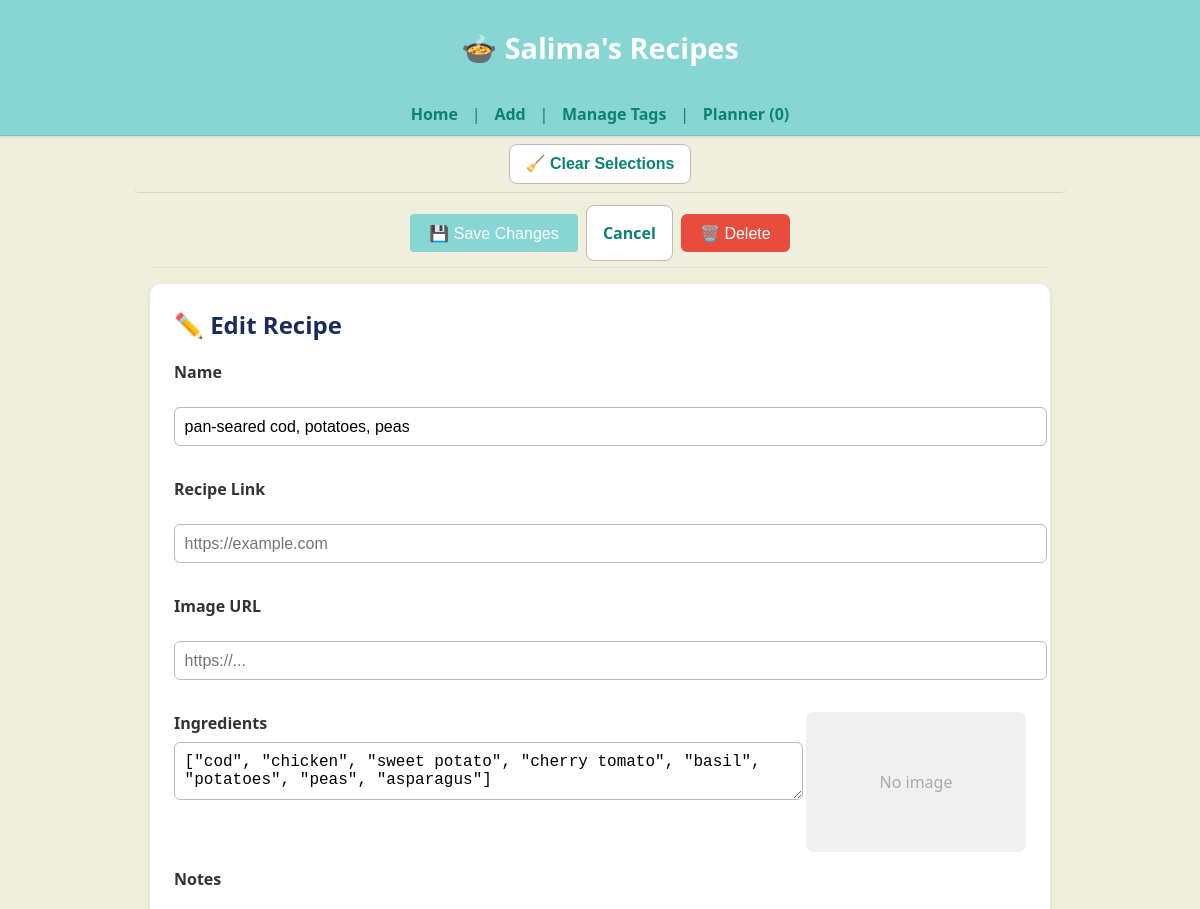
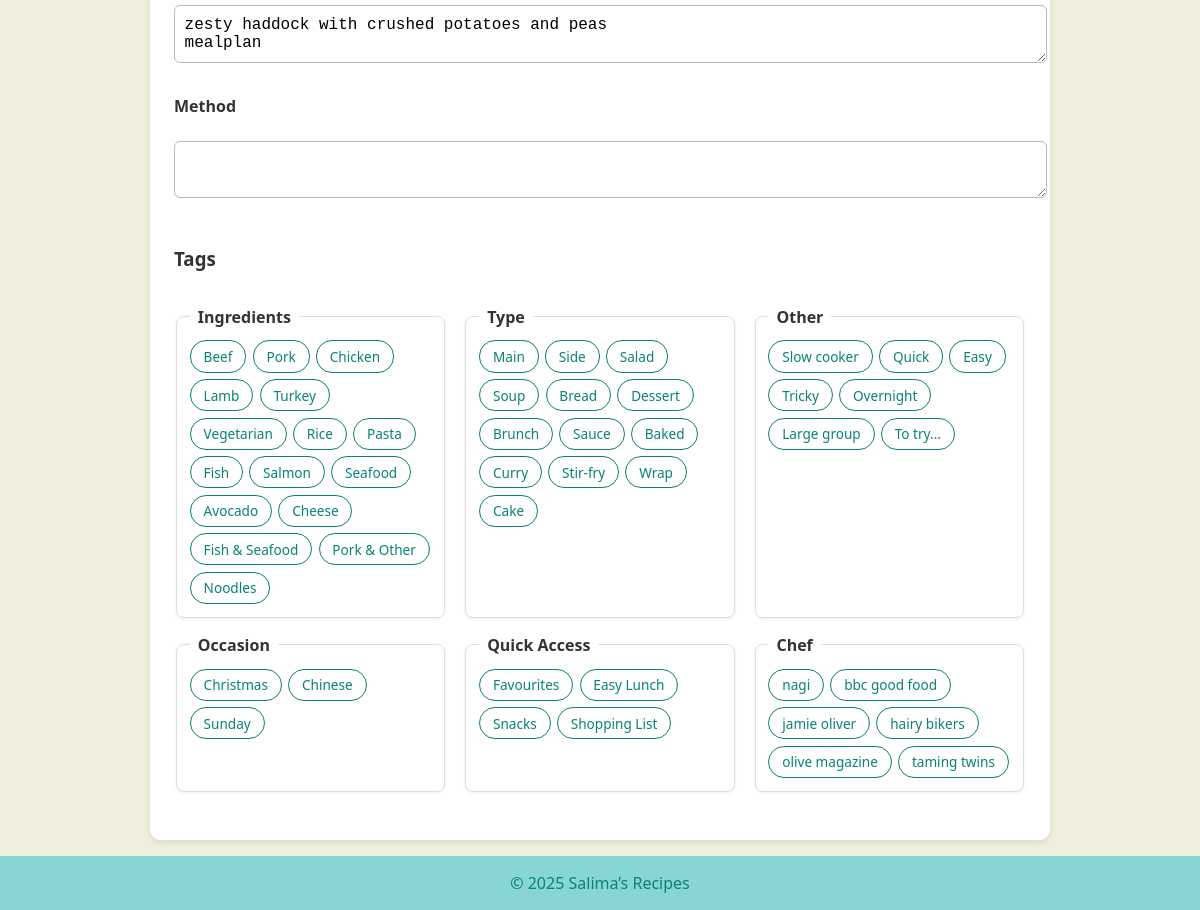
Screenshot of /edit/1 with the database file from the repository (2 pictures, top to bottom).
### tables this page shows
CREATE TABLE recipes (
    id INTEGER PRIMARY KEY,
    name TEXT,
    ingredients JSON,
    method TEXT,
    tags JSON,
    category TEXT,
    source TEXT,
    linked_recipe TEXT,
    image_url TEXT,
    notes TEXT,
    created_at DATETIME DEFAULT CURRENT_TIMESTAMP,
    updated_at DATETIME DEFAULT CURRENT_TIMESTAMP
);

### app.py (the view, shortened to what this page needs)
@app.route("/edit/<int:recipe_id>", methods=["GET", "POST"])
def edit_recipe(recipe_id):
    row = get_recipe(recipe_id)
    if not row:
        abort(404)
    (
        rid, name, ingredients, method, tags,
        category, source, linked_recipe, image_url,
        notes, created_at, updated_at
    ) = row
    tags_dict = load_tags_json()  # load all groups from tags.json dynamically
    return render_template(
    "edit.html",
    id=rid,
    name=name,
    ingredients=ingredients or "",
    method=method or "",
    image_url=image_url or "",
    tags=tags or "",
    linked_recipe=linked_recipe or "",
    notes=notes or "",
    tags_dict=tags_dict
)

### app.py (called while the page is built)
def load_tags_json():
    if TAGS_PATH.exists():
        with TAGS_PATH.open("r", encoding="utf-8") as f:
            return json.load(f)
    return {}

@app.teardown_appcontext
def close_connection(exception):
    db = getattr(g, "_database", None)
    if db is not None:
        db.close()

def get_conn():
    return sqlite3.connect(DB_PATH)

def get_recipe(recipe_id: int):
    with get_conn() as conn:
        c = conn.cursor()
        c.execute("""
            SELECT id, name, ingredients, method, tags,
                   category, source, linked_recipe, image_url, notes,
                   created_at, updated_at
            FROM recipes
            WHERE id = ?
        """, (recipe_id,))
        row = c.fetchone()
        return row

### templates/edit.html (shortened to what this page needs)
{% extends "base.html" %}
{% block content %}
<main class="homepage">
  <div class="control-space" style="margin-bottom:1rem; display:flex; flex-wrap:wrap; justify-content:center; gap:0.5rem;">
    <button type="submit" form="editForm" class="btn-edit">💾 Save Changes</button>
    <a href="/recipe/{{ id }}" class="btn-clear">Cancel</a>
    <form method="post" action="/delete/{{ id }}" onsubmit="return confirm('Delete this recipe?');" style="display:inline;">
      <button type="submit" class="btn btn-danger">🗑️ Delete</button>
    </form>
  </div>
  <div class="recipe-edit" style="max-width:900px; margin:auto; background:#fff; border-radius:10px; padding:1.5rem; box-shadow:0 2px 6px rgba(0,0,0,0.1);">
    <h2 style="margin-top:0; color:#1a2c5b;">✏️ Edit Recipe</h2>
    <form id="editForm" method="post" style="display:flex; flex-direction:column; gap:1rem;">
      <label><strong>Name</strong></label>
      <input name="name" value="{{ name }}" required style="padding:0.6rem; border:1px solid #bbb; border-radius:6px;">
      <label><strong>Recipe Link</strong></label>
      <input type="text" name="linked_recipe" value="{{ linked_recipe or '' }}" placeholder="https://example.com" style="padding:0.6rem; border:1px solid #bbb; border-radius:6px;">
      <label><strong>Image URL</strong></label>
      <input name="image_url" value="{{ image_url }}" placeholder="https://..." style="padding:0.6rem; border:1px solid #bbb; border-radius:6px;">
      <div style="display:flex; flex-wrap:wrap; gap:1.5rem; justify-content:center; align-items:flex-start;">
        <div style="flex:1; min-width:260px;">
          <label><strong>Ingredients</strong></label>
          <textarea name="ingredients" style="width:100%; border:1px solid #bbb; border-radius:6px; padding:0.6rem; resize:vertical;">{{ ingredients }}</textarea>
        </div>
        <div style="flex:0 0 220px; text-align:center;">
          {% if image_url %}
            <img src="{{ image_url }}" alt="{{ name }}" id="imagePreview" style="width:100%; max-width:220px; border-radius:8px;">
          {% else %}
            <div id="imagePreview" style="width:100%; max-width:220px; height:140px; background:#f0f0f0; border-radius:8px; display:flex; align-items:center; justify-content:center; color:#aaa;">
              No image
            </div>
          {% endif %}
        </div>
      </div>
      <label><strong>Notes</strong></label>
      <textarea name="notes" placeholder="Write any special notes here..." style="width:100%; border:1px solid #bbb; border-radius:6px; padding:0.6rem; resize:vertical;">{{ notes or '' }}</textarea>
      <label><strong>Method</strong></label>
      <textarea name="method" style="width:100%; border:1px solid #bbb; border-radius:6px; padding:0.6rem; resize:vertical;">{{ method }}</textarea>
      <h3 style="margin-top:1rem;">Tags</h3>
      {% set current_tags = (tags or "").split(",") %}
      <div class="tag-groups" style="display:flex; flex-wrap:wrap; gap:1rem;">
        {% for group_name, tag_list in tags_dict.items() %}
          <fieldset style="border:1px solid #ddd; border-radius:8px; padding:0.8rem; min-width:200px; flex:1;">
            <legend style="font-weight:600;">{{ group_name }}</legend>
            <div style="display:flex; flex-wrap:wrap; gap:0.4rem;">
              {% for t in tag_list %}
                {% set checked = t in current_tags %}
                <label style="cursor:pointer;">
                  <span class="tag-pill" style="
                        display:inline-block;
                        padding:0.35rem 0.8rem;
                        border-radius:16px;
                        border:1px solid #0a8274;
                        color:{% if checked %}#fff{% else %}#0a8274{% endif %};
                        background:{% if checked %}#0a8274{% else %}#fff{% endif %};
                        font-size:0.85rem;
                        transition:all 0.2s ease;
                        ">
                    {{ t }}
                  </span>
                </label>
              {% endfor %}
            </div>
          </fieldset>
        {% endfor %}
      </div>
    </form>
  </div>
</main>
{% endblock %}

### static/style.css (style rules this page uses)
:root { --brand: #87d6d4; --brand-dark: #0a8274; --background: #f0eedd; }
body { font-family: "Segoe UI", Helvetica, Arial, sans-serif; background: var(--background); color: #333; margin: 0; padding: 0; }
main { background: var(--background); max-width: 100%; margin: 0; padding: 0; box-shadow: none; border: none; }
a { color: var(--brand-dark); text-decoration: none; transition: color 0.2s ease; }
form input, form textarea { width: 100%; padding: 0.5rem; margin: 0.5rem 0 1rem 0; border: 1px solid #ccc; border-radius: 4px; font-size: 1rem; }
button { background: var(--brand); color: white; border: none; padding: 0.6rem 1.2rem; font-size: 1rem; border-radius: 4px; cursor: pointer; transition: background 0.2s ease; }
.btn-danger { background: #e74c3c; color: white; padding: 0.6rem 1.2rem; border-radius: 6px; transition: background 0.2s ease; }
.tag-groups { display: grid; grid-template-columns: repeat(auto-fit, minmax(220px, 1fr)); gap: 1rem; margin-bottom: 1.5rem; }
.tag-groups fieldset { border: 1px solid #ccc; border-radius: 8px; padding: 0.75rem 1rem 1rem; background: #fff; box-shadow: 0 1px 3px rgba(0,0,0,0.08); }
.tag-groups legend { font-weight: 600; padding: 0 0.5rem; }
.tag-pill { display: inline-block; padding: 0.4rem 0.8rem; border: 2px solid var(--brand-dark); border-radius: 20px; background: #fff; color: #333; text-align: center; font-size: 0.9rem; cursor: pointer; transition: all 0.2s ease; }
.control-space { position: sticky; top: 2.6rem; z-index: 90; display: flex; justify-content: center; align-items: center; gap: 0.8rem; flex-wrap: wrap; background: var(--background); padding: 0.35rem 0.6rem; margin: 0 auto 0.4rem; max-width: 900px; border-bottom: 1px solid rgba(0,0,0,0.05); border-radius: 5px; }
.btn-clear, .btn-toggle-cloud { display: inline-flex; align-items: center; justify-content: center; height: 40px; line-height: 1; font-weight: 600; padding: 0.45rem 1rem; border-radius: 8px; cursor: pointer; border: 1px solid #bbb; transition: background 0.25s ease, color 0.25s ease, transform 0.1s ease; }
.btn-clear { background: #fff; color: var(--brand-dark); }
main.homepage { max-width: 900px; margin: 0 auto; padding: 0 1rem 1rem; background: var(--background); border: none; box-shadow: none; }

### rows the page displays
recipes: name "pan-seared cod, potatoes, peas", ingredients "[\"cod\", \"chicken\", \"sweet potato\", \"cherry tomato\", \"basil\", \"potatoes\", \"peas\", \"asparagus\"]", notes "zesty haddock with crushed potatoes and peas mealplan"

### other values shown
{{ group_name }} "Ingredients" "Type" "Other" "Occasion" "Quick Access" "Chef"
{{ t }} "Beef" "Pork" "Chicken" "Lamb" "Turkey" "Vegetarian" "Rice" "Pasta" "Fish" "Salmon" "Seafood" "Avocado" "Cheese" "Fish & Seafood" "Pork & Other" "Noodles" "Main" "Side" "Salad" "Soup" "Bread" "Dessert" "Brunch" "Sauce" "Baked" "Curry" "Stir-fry" "Wrap" "Cake" "Slow cooker" "Quick" "Easy" "Tricky" "Overnight" "Large group" "To try..." "Christmas" "Chinese" "Sunday" "Favourites" "Easy Lunch" "Snacks" "Shopping List" "nagi" "bbc good food" "jamie oliver" "hairy bikers" "olive magazine" "taming twins"
{{ 2025|default(2025) }} "2025"
